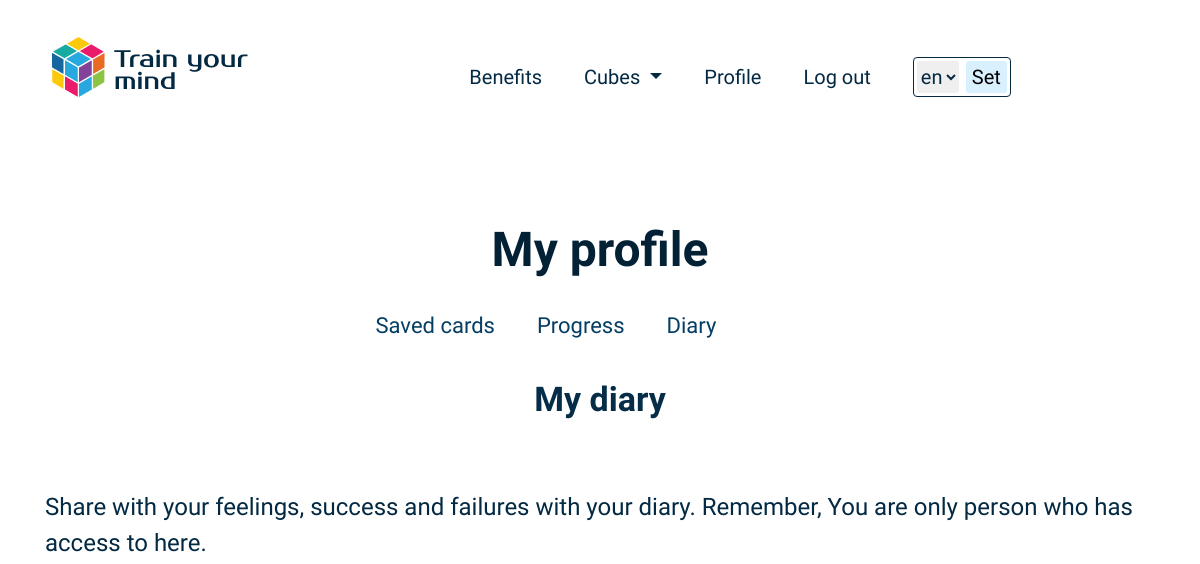
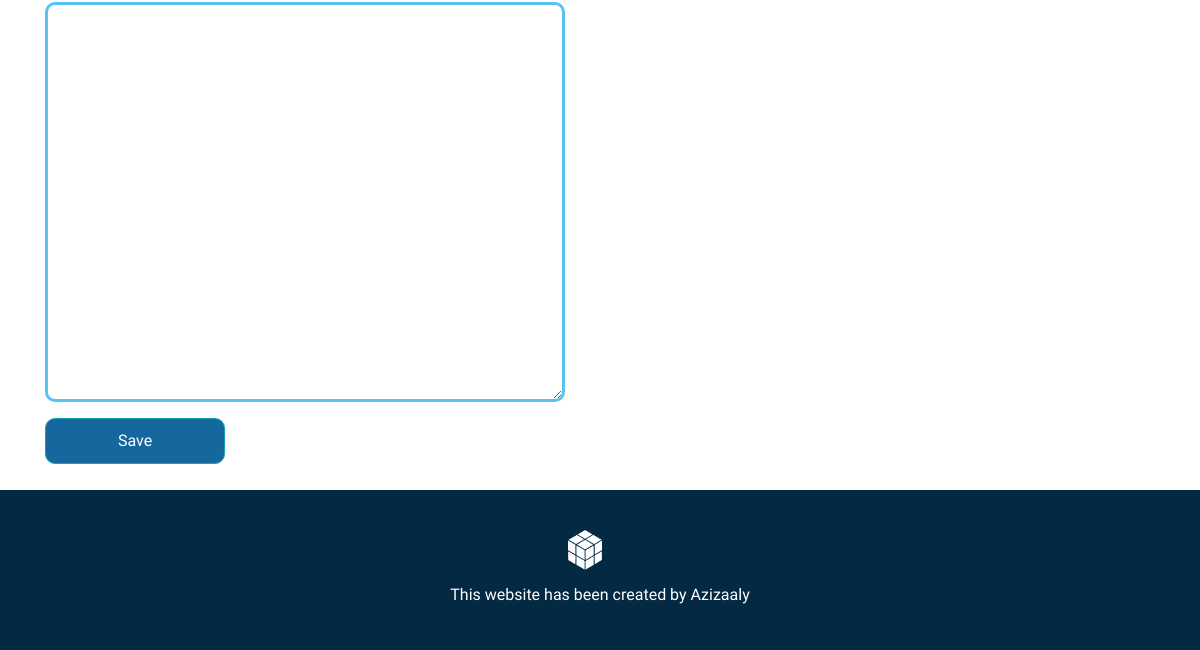
The page /account/1/diary/ (signed in) on the database as committed earlier (2 pictures, top to bottom).
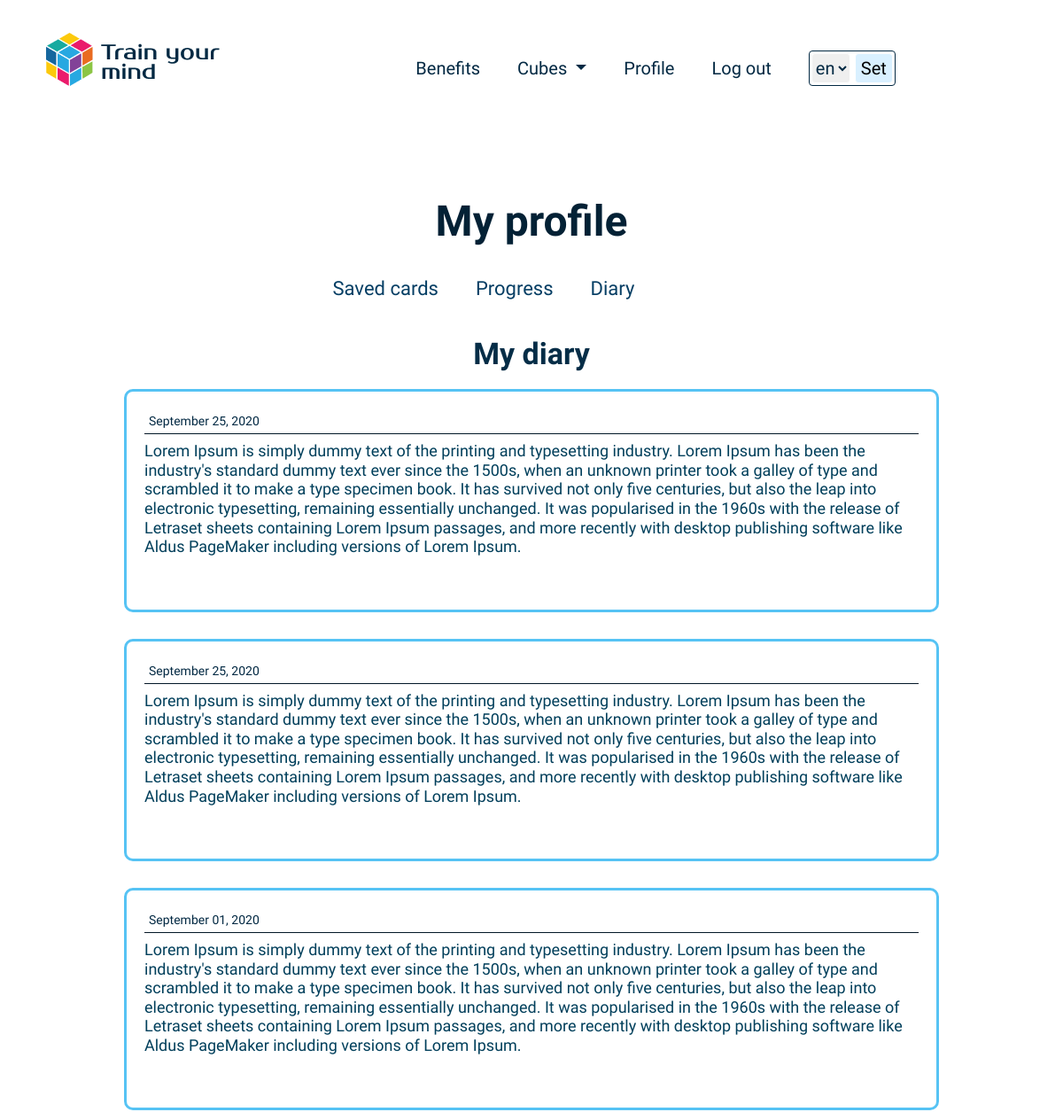
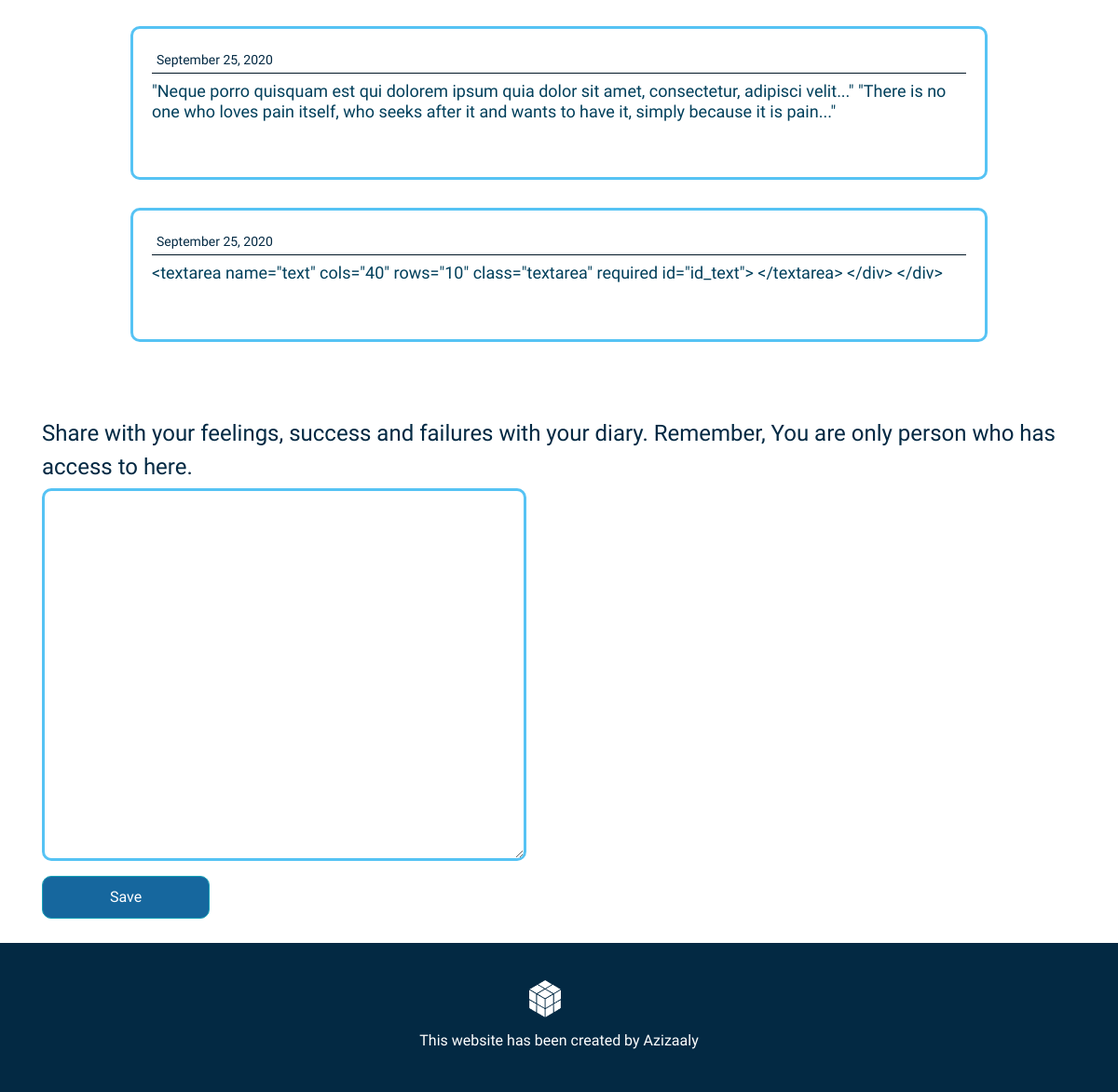
The same page on the database as committed later (2 pictures, top to bottom).
### cubic/models.py (models this page shows)
class DiaryNote(models.Model):
    author = models.ForeignKey(User, on_delete=models.CASCADE)
    date = models.DateTimeField(default=timezone.now)
    text = models.TextField()

### cubic/views.py (the view)
# urls.py: path("account/<int:pk>/diary/", views.profileDiary.as_view(), name="profile-diary"),
class profileDiary(LoginRequiredMixin, ListView):
    model = DiaryNote
    template_name = "cubic/profile_diary.html"
    context_object_name = "notes"
    def get_context_data(self, *args, **kwargs):
        context = super(profileDiary, self).get_context_data(*args, **kwargs)
        about = get_object_or_404(About, id=self.kwargs['pk'])
        cube = about.cube
        cubes = Cubes.objects.all()
        notes = DiaryNote.objects.filter(author=self.request.user.id)
        context["notes"] = notes
        context["note_form"] = DiaryNoteForm()
        context["cubes"] = cubes
        context["cube"] = cube
        return context

### cubic/views.py
class DiaryNoteForm(forms.ModelForm):
    text = forms.TextInput
    class Meta:
        model = DiaryNote
        fields = ['text']

### cubic/templates/cubic/profile_diary.html (shortened to what this page needs)
{% extends "cubic/profile_layout.html" %}
{% load i18n %}
{% load crispy_forms_tags %}
{% block content %}
<section class="steps">
    <div class="container">
        <div class="row">
            <div class="col-lg-12">
                <h2 class="steps_step_name">
                    {% if LANGUAGE_CODE == 'uz' %}
                        Mening kundaligim
                    {% else %}
                        My diary
                    {% endif %}
                </h2>
            </div>
        </div>
        <div class="row">
            {% for note in notes %}
            <div class="col-lg-10 m-auto">
                <div class="diary-note-box">
                    <h6 class="progress_date diary-date">
                        {{ note.date|date:"F d, Y" }}
                    </h6>
                    <h4 class="progress_time diary-note">
                        {{note.text}}
                    </h4>
                </div>
            </div>
            {% endfor %}
        </div>
        <div class="row">
            <div class="col-lg-12">
                <form method="POST" action="{% url 'diary-note-create' %}">
                    <fieldset class="form-group progress-time-form">
                        <legend class="mb-8 progress-time-title">
                            {% get_current_language as LANGUAGE_CODE %}
                            {% if LANGUAGE_CODE == 'uz' %}
                            O`z xissiyotlaringiz bilan o`rtoqlashing. Esingizda bo`lsin, bu kundalikni sizdan boshqa hech kim ko`ra olmaydi.
                            {% else %}
                            Share with your feelings, success and failures with your diary. Remember, You are only person who has access to here.
                            {% endif %}
                        </legend>
                        <textarea class="progress-time-input" name="text" cols="33" rows="10" class="textarea" required id="id_text">
                        </textarea>
                    </fieldset>
                    <div class="form-group">
                        <button class="btn btn-outline-info  progress-time-button" type="submit">
                            {% if LANGUAGE_CODE == 'uz' %}
                                Saqlash
                            {% else %}
                                Save
                            {% endif %}
                        </button>
                    </div>
                </form>
            </div>
        </div>
    </div>
</section>
{% endblock %}

Rows that differ between the two databases and show on the page:
added DiaryNote: date "September 25, 2020", text "Lorem Ipsum is simply dummy text of the printing and typesetting industry. Lorem Ipsum has been the industry's standard dummy text ever since the 1500s, when an unknown printer took a galley of type and scrambled it to make a type specimen book. It has survived not only five centuries, but also the leap into electronic typesetting, remaining essentially unchanged. It was popularised in the 1960s with the release of Letraset sheets containing Lorem Ipsum passages, and more recently with desktop publishing software like Aldus PageMaker including versions of Lorem Ipsum."
added DiaryNote: date "September 25, 2020", text "Lorem Ipsum is simply dummy text of the printing and typesetting industry. Lorem Ipsum has been the industry's standard dummy text ever since the 1500s, when an unknown printer took a galley of type and scrambled it to make a type specimen book. It has survived not only five centuries, but also the leap into electronic typesetting, remaining essentially unchanged. It was popularised in the 1960s with the release of Letraset sheets containing Lorem Ipsum passages, and more recently with desktop publishing software like Aldus PageMaker including versions of Lorem Ipsum."
added DiaryNote: date "September 01, 2020", text "Lorem Ipsum is simply dummy text of the printing and typesetting industry. Lorem Ipsum has been the industry's standard dummy text ever since the 1500s, when an unknown printer took a galley of type and scrambled it to make a type specimen book. It has survived not only five centuries, but also the leap into electronic typesetting, remaining essentially unchanged. It was popularised in the 1960s with the release of Letraset sheets containing Lorem Ipsum passages, and more recently with desktop publishing software like Aldus PageMaker including versions of Lorem Ipsum."
added DiaryNote: date "September 25, 2020", text "\"Neque porro quisquam est qui dolorem ipsum quia dolor sit amet, consectetur, adipisci velit...\" \"There is no one who loves pain itself, who seeks after it and wants to have it, simply because it is pain...\""
added DiaryNote: date "September 25, 2020", text "<textarea name=\"text\" cols=\"40\" rows=\"10\" class=\"textarea\" required id=\"id_text\"> </textarea> </div> </div>"
